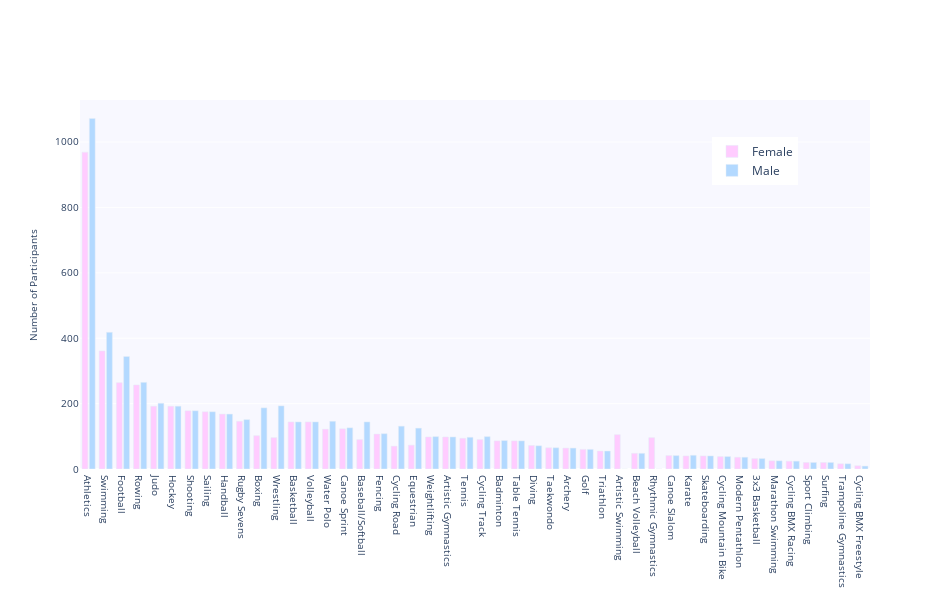

Notebook code for this chart:
### Markdown cell above
## **Gender ratio of Participants**

### Code cell
EntriesGender.replace('\'','', regex=True, inplace=True) 
EntriesGender_dis = EntriesGender.loc[:,'Discipline']
EntriesGender_tot = EntriesGender.loc[:,'Total']
EntriesGender_F = EntriesGender.loc[:,'Female']
EntriesGender_M = EntriesGender.loc[:,'Male']

fig = go.Figure(data=[
    go.Bar(name='Female', x=EntriesGender_dis, y= EntriesGender_F,marker_color='#ffccff'),
    go.Bar(name='Male', x=EntriesGender_dis, y= EntriesGender_M,marker_color ='#b3d9ff')
])
# Change the bar mode
fig.update_layout(barmode='group',
                  #paper_bgcolor='rgb(248, 248, 255)',
                  plot_bgcolor='rgb(248, 248, 255)',
                  xaxis_tickfont_size=10,
                  yaxis=dict(
                        title='Number of Participants',
                        titlefont_size=10,
                        tickfont_size=10,
                    ),
                    legend=dict(
                        x=0.8,
                        y=0.9,
                        bgcolor='rgba(255, 255, 255, 255)',
                        bordercolor='rgba(255, 255, 255, 0)'
                    ),
                  bargap=0.15, # gap between bars of adjacent location coordinates.
                  bargroupgap=0.2 ,# gap between bars of the same location coordinate.
                  height = 600,
                  width = 950
                 )
fig.show()

### Figure 1 — Plotly figure (JSON) as saved in the notebook; plotly's stock layout.template omitted (floating-point values rounded to 4 significant figures)
{"data": [{"marker": {"color": "#ffccff"}, "name": "Female", "type": "bar", "x": ["Athletics", "Swimming", "Football", "Rowing", "Judo", "Hockey", "Shooting", "Sailing", "Handball", "Rugby Sevens", "Boxing", "Wrestling", "Basketball", "Volleyball", "Water Polo", "Canoe Sprint", "Baseball/Softball", "Fencing", "Cycling Road", "Equestrian", "Weightlifting", "Artistic Gymnastics", "Tennis", "Cycling Track", "Badminton", "Table Tennis", "Diving", "Taekwondo", "Archery", "Golf", "Triathlon", "Artistic Swimming", "Beach Volleyball", "Rhythmic Gymnastics", "Canoe Slalom", "Karate", "Skateboarding", "Cycling Mountain Bike", "Modern Pentathlon", "3x3 Basketball", "Marathon Swimming", "Cycling BMX Racing", "Sport Climbing", "Surfing", "Trampoline Gymnastics", "Cycling BMX Freestyle"], "y": [969, 361, 264, 257, 192, 192, 178, 175, 168, 146, 102, 96, 144, 144, 122, 123, 90, 107, 70, 73, 98, 98, 94, 90, 86, 86, 72, 65, 64, 60, 55, 105, 48, 96, 41, 40, 40, 38, 36, 32, 25, 24, 20, 20, 16, 10]}, {"marker": {"color": "#b3d9ff"}, "name": "Male", "type": "bar", "x": ["Athletics", "Swimming", "Football", "Rowing", "Judo", "Hockey", "Shooting", "Sailing", "Handball", "Rugby Sevens", "Boxing", "Wrestling", "Basketball", "Volleyball", "Water Polo", "Canoe Sprint", "Baseball/Softball", "Fencing", "Cycling Road", "Equestrian", "Weightlifting", "Artistic Gymnastics", "Tennis", "Cycling Track", "Badminton", "Table Tennis", "Diving", "Taekwondo", "Archery", "Golf", "Triathlon", "Artistic Swimming", "Beach Volleyball", "Rhythmic Gymnastics", "Canoe Slalom", "Karate", "Skateboarding", "Cycling Mountain Bike", "Modern Pentathlon", "3x3 Basketball", "Marathon Swimming", "Cycling BMX Racing", "Sport Climbing", "Surfing", "Trampoline Gymnastics", "Cycling BMX Freestyle"], "y": [1072, 418, 344, 265, 201, 192, 178, 175, 168, 151, 187, 193, 144, 144, 146, 126, 144, 108, 131, 125, 99, 98, 97, 99, 87, 86, 71, 65, 64, 60, 55, 0, 48, 0, 41, 42, 40, 38, 36, 32, 25, 24, 20, 20, 16, 9]}], "layout": {"bargap": 0.15, "bargroupgap": 0.2, "barmode": "group", "height": 600, "legend": {"bgcolor": "rgba(255, 255, 255, 255)", "bordercolor": "rgba(255, 255, 255, 0)", "x": 0.8, "y": 0.9}, "plot_bgcolor": "rgb(248, 248, 255)", "width": 950, "xaxis": {"tickfont": {"size": 10}, "type": "category", "range": [-0.5, 45.5], "autorange": true}, "yaxis": {"tickfont": {"size": 10}, "title": {"font": {"size": 10}, "text": "Number of Participants"}, "type": "linear", "range": [0, 1128.0], "autorange": true}}}
